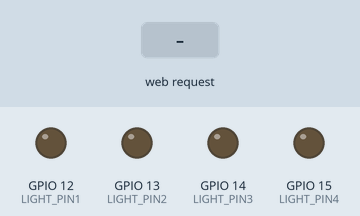
Bench run of a sketch on a simulated ESP32. Parts: output pins drawn as LEDs (lit = HIGH). The test bench sets the inputs (shaded band). WiFi joins after 1.5 s; servers stay silent unless stated; what the sketch prints to the serial monitor is not drawn.

Above: at 2.7 s.
2.8 s: HTTP request GET /led1on received
At 3.2 s:
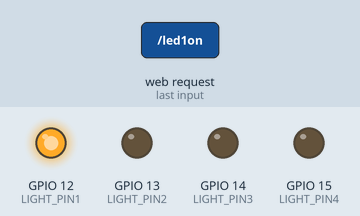
4.3 s: HTTP request GET /led2on received
At 5.5 s:
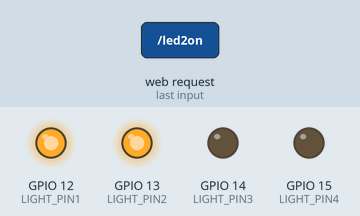
5.8 s: HTTP request GET /led1off received
At 6.7 s:
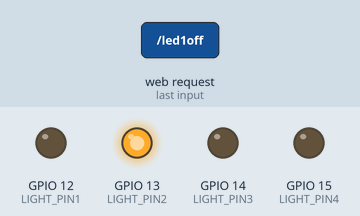
7.3 s: HTTP request GET /led3on received
At 7.8 s:
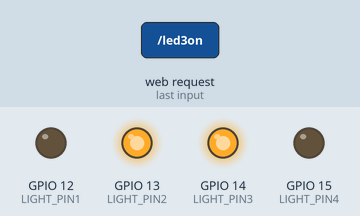
8.8 s: HTTP request GET /led2off received
At 10.0 s:
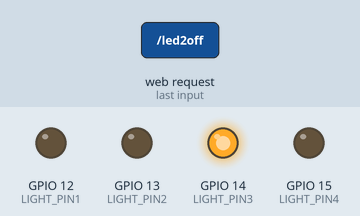
10.3 s: HTTP request GET /led4on received
At 11.3 s:
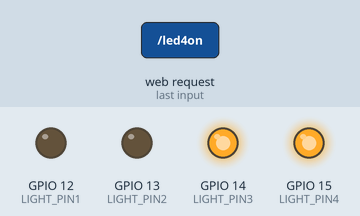
Timing chart, 0 to 12.8 s (numbered marks = the images above; inputs shaded):
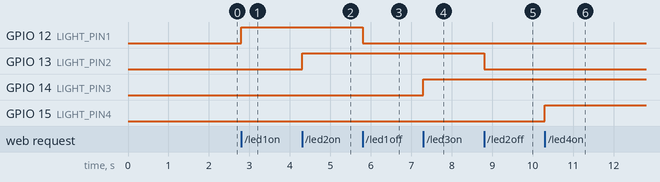

Measured:
- after the input at 2.8 s, GPIO 12 (LIGHT_PIN1): LOW → HIGH at once
- after the input at 4.3 s, GPIO 13 (LIGHT_PIN2): LOW → HIGH at once
- after the input at 5.8 s, GPIO 12 (LIGHT_PIN1): HIGH → LOW at once
- after the input at 7.3 s, GPIO 14 (LIGHT_PIN3): LOW → HIGH at once
- after the input at 8.8 s, GPIO 13 (LIGHT_PIN2): HIGH → LOW at once
- after the input at 10.3 s, GPIO 15 (LIGHT_PIN4): LOW → HIGH at once

The sketch:

app-esp32-cam.ino
```cpp
#include <WiFi.h>
#include <WebServer.h>
#include <ESPmDNS.h>

const char* ssid = " your wifi name like techno spack 7";
const char* password = "your password wifi like 12345678";

WebServer server(80);

#define LIGHT_PIN1 12   // Safe GPIO for ESP32-CAM
#define LIGHT_PIN2 13   // Safe GPIO for ESP32-CAM
#define LIGHT_PIN3 14   // Safe GPIO for ESP32-CAM
#define LIGHT_PIN4 15   // Safe GPIO for ESP32-CAM

bool lightState1 = false;
bool lightState2 = false;
bool lightState3 = false;
bool lightState4 = false;

// HTML page
String htmlPage() {
  return R"rawliteral(
<!DOCTYPE html>
<html>
<head>
  <title>SYSTEME DE CONTROL DE LUMIERE A DISTANCE </title>
  <meta name="viewport" charset="utf-8" content="width=device-width, initial-scale=1">
  <style>
    body { font-family: Arial; text-align: center; margin-top: 40px; background-color: #89b1da; }
    button { font-size: 20px; padding: 15px 30px; margin: 10px;  background-color: #b6cce6;border-radius: 5px 5px; border: 1px solid rgba(14, 14, 15, 0.4); }
  </style>
</head>
<body>
  <h2> CONTROLER VOS LAMPES DEPUIS VOTRE TELEPHONE OU ORDINATEUR </h2>
  <p> le systeme vous donne la possibilité de controler 4 lampes</p>
  <p>Light1(Lamp1) is: <b>)rawliteral" + String(lightState1 ? "ON" : "OFF") + R"rawliteral(</b></p>
  <a href="/led1on"><button>ALLUMER LAMPE 1</button></a>
  <a href="/led1off"><button>ETEINDRE LAMPE 1</button></a>
    <p>Light2 (Lamp2)is: <b>)rawliteral" + String(lightState2 ? "ON" : "OFF") + R"rawliteral(</b></p>
 <a href="/led2on"><button>ALLUMER LAMPE 2</button></a>
  <a href="/led2off"><button>ETEINDRE LAMPE 2</button></a>
    <p>Light3(Lamp3) is: <b>)rawliteral" + String(lightState3 ? "ON" : "OFF") + R"rawliteral(</b></p>
  <a href="/led3on"><button>ALLUMER LAMPE 3</button></a>
  <a href="/led3off"><button>ETEINDRE LAMPE 3</button></a>
    <p>Light4(Lamp4) is: <b>)rawliteral" + String(lightState4 ? "ON" : "OFF") + R"rawliteral(</b></p>
  <a href="/led4on"><button>ALLUMER LAMPE 4</button></a>
  <a href="/led4off"><button>ETEINDRE LAMPE 4</button></a>
  <p>cette application web est </p>
    <i>créée par gabriel kosta </i>
</body>
</html>
)rawliteral";
}

void handleRoot() {
  server.send(200, "text/html", htmlPage());
}
void connectWiFi() {
  if (WiFi.status() == WL_CONNECTED) return;

  Serial.println("Connecting to WiFi...");
  WiFi.disconnect();
  WiFi.begin(ssid, password);

  unsigned long startAttempt = millis();

  while (WiFi.status() != WL_CONNECTED && millis() - startAttempt < 10000) {
    delay(500);
    Serial.print(".");
  }

  if (WiFi.status() == WL_CONNECTED) {
    Serial.println("\nWiFi reconnected");
    Serial.print("IP: ");
    Serial.println(WiFi.localIP());

    if (!MDNS.begin("gabriel")) {
      Serial.println("mDNS failed");
    } else {
      Serial.println("mDNS running: http://gabriel.local");
    }
  } else {
    Serial.println("\nWiFi failed, retry later");
  }
}


void handleOnLamp1() {
  lightState1 = true;
  digitalWrite(LIGHT_PIN1, HIGH);
  handleRoot();
}

void handleOnLamp2() {
  lightState2 = true;
  digitalWrite(LIGHT_PIN2, HIGH);
  handleRoot();
}

void handleOnLamp3() {
  lightState3 = true;
  digitalWrite(LIGHT_PIN3, HIGH);
  handleRoot();
}

void handleOnLamp4() {
  lightState4 = true;
  digitalWrite(LIGHT_PIN4, HIGH);
  handleRoot();
}

void handleOffLamp1() {
  lightState1 = false;
  digitalWrite(LIGHT_PIN1, LOW);
  handleRoot();
}

void handleOffLamp2() {
  lightState2 = false;
  digitalWrite(LIGHT_PIN2, LOW);
  handleRoot();
}
void handleOffLamp3() {
  lightState3 = false;
  digitalWrite(LIGHT_PIN3, LOW);
  handleRoot();
}
void handleOffLamp4() {
  lightState4 = false;
  digitalWrite(LIGHT_PIN4, LOW);
  handleRoot();
}
void setup() {
  Serial.begin(115200);

  pinMode(LIGHT_PIN1, OUTPUT);
  digitalWrite(LIGHT_PIN1, LOW);

  pinMode(LIGHT_PIN2, OUTPUT);
  digitalWrite(LIGHT_PIN2, LOW);

  pinMode(LIGHT_PIN3, OUTPUT);
  digitalWrite(LIGHT_PIN3, LOW);

  pinMode(LIGHT_PIN4, OUTPUT);
  digitalWrite(LIGHT_PIN4, LOW);

  WiFi.begin(ssid, password);
  Serial.print("Connecting to WiFi");

  // while (WiFi.status() != WL_CONNECTED) {
  //   delay(500);
  //   Serial.print(".");
  // }

  // Serial.println("\nConnected!");
  // Serial.print("ESP32-CAM IP: ");
  // Serial.println(WiFi.localIP());
  connectWiFi();
  server.on("/", handleRoot);
  server.on("/led1on", handleOnLamp1);
  server.on("/led1off", handleOffLamp1);
  server.on("/led2on", handleOnLamp2);
  server.on("/led2off", handleOffLamp2);
  server.on("/led3on", handleOnLamp3);
  server.on("/led3off", handleOffLamp3);
  server.on("/led4on", handleOnLamp4);
  server.on("/led4off", handleOffLamp4);
  server.begin();
  Serial.println("Web server started");
}

void loop() {
  server.handleClient();
  connectWiFi();
  }
```
